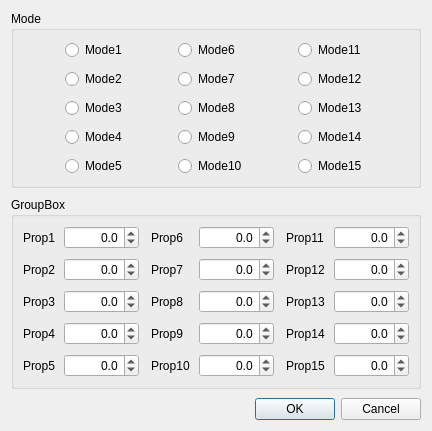
<?xml version="1.0" encoding="UTF-8"?>
<ui version="4.0">
 <class>QtUserStatDialog</class>
 <widget class="QDialog" name="QtUserStatDialog">
  <property name="geometry">
   <rect>
    <x>0</x>
    <y>0</y>
    <width>432</width>
    <height>414</height>
   </rect>
  </property>
  <property name="windowTitle">
   <string>Dialog</string>
  </property>
  <layout class="QGridLayout" name="gridLayout_3">
   <property name="verticalSpacing">
    <number>9</number>
   </property>
   <item row="2" column="0">
    <widget class="QDialogButtonBox" name="buttonBox">
     <property name="orientation">
      <enum>Qt::Horizontal</enum>
     </property>
     <property name="standardButtons">
      <set>QDialogButtonBox::Cancel|QDialogButtonBox::Ok</set>
     </property>
    </widget>
   </item>
   <item row="1" column="0">
    <widget class="QGroupBox" name="groupBox">
     <property name="title">
      <string>GroupBox</string>
     </property>
     <layout class="QGridLayout" name="gridLayout_2">
      <property name="spacing">
       <number>9</number>
      </property>
      <item row="0" column="4">
       <widget class="QDoubleSpinBox" name="doubleSpinBox_6">
        <property name="alignment">
         <set>Qt::AlignRight|Qt::AlignTrailing|Qt::AlignVCenter</set>
        </property>
        <property name="decimals">
         <number>1</number>
        </property>
        <property name="minimum">
         <double>-10000.000000000000000</double>
        </property>
        <property name="maximum">
         <double>10000.000000000000000</double>
        </property>
        <property name="singleStep">
         <double>10.000000000000000</double>
        </property>
        <property name="value">
         <double>0.000000000000000</double>
        </property>
       </widget>
      </item>
      <item row="0" column="0">
       <widget class="QLabel" name="label">
        <property name="text">
         <string>Prop1</string>
        </property>
       </widget>
      </item>
      <item row="0" column="7">
       <widget class="QDoubleSpinBox" name="doubleSpinBox_11">
        <property name="alignment">
         <set>Qt::AlignRight|Qt::AlignTrailing|Qt::AlignVCenter</set>
        </property>
        <property name="decimals">
         <number>1</number>
        </property>
        <property name="minimum">
         <double>-10000.000000000000000</double>
        </property>
        <property name="maximum">
         <double>10000.000000000000000</double>
        </property>
        <property name="singleStep">
         <double>10.000000000000000</double>
        </property>
        <property name="value">
         <double>0.000000000000000</double>
        </property>
       </widget>
      </item>
      <item row="1" column="0">
       <widget class="QLabel" name="label_2">
        <property name="text">
         <string>Prop2</string>
        </property>
       </widget>
      </item>
      <item row="0" column="6">
       <widget class="QLabel" name="label_11">
        <property name="text">
         <string>Prop11</string>
        </property>
       </widget>
      </item>
      <item row="1" column="1">
       <widget class="QDoubleSpinBox" name="doubleSpinBox_2">
        <property name="alignment">
         <set>Qt::AlignRight|Qt::AlignTrailing|Qt::AlignVCenter</set>
        </property>
        <property name="decimals">
         <number>1</number>
        </property>
        <property name="minimum">
         <double>-10000.000000000000000</double>
        </property>
        <property name="maximum">
         <double>10000.000000000000000</double>
        </property>
        <property name="singleStep">
         <double>10.000000000000000</double>
        </property>
        <property name="value">
         <double>0.000000000000000</double>
        </property>
       </widget>
      </item>
      <item row="0" column="1">
       <widget class="QDoubleSpinBox" name="doubleSpinBox_1">
        <property name="alignment">
         <set>Qt::AlignRight|Qt::AlignTrailing|Qt::AlignVCenter</set>
        </property>
        <property name="decimals">
         <number>1</number>
        </property>
        <property name="minimum">
         <double>-10000.000000000000000</double>
        </property>
        <property name="maximum">
         <double>10000.000000000000000</double>
        </property>
        <property name="singleStep">
         <double>10.000000000000000</double>
        </property>
        <property name="value">
         <double>0.000000000000000</double>
        </property>
       </widget>
      </item>
      <item row="0" column="3">
       <widget class="QLabel" name="label_6">
        <property name="text">
         <string>Prop6</string>
        </property>
       </widget>
      </item>
      <item row="2" column="4">
       <widget class="QDoubleSpinBox" name="doubleSpinBox_8">
        <property name="alignment">
         <set>Qt::AlignRight|Qt::AlignTrailing|Qt::AlignVCenter</set>
        </property>
        <property name="decimals">
         <number>1</number>
        </property>
        <property name="minimum">
         <double>-10000.000000000000000</double>
        </property>
        <property name="maximum">
         <double>10000.000000000000000</double>
        </property>
        <property name="singleStep">
         <double>10.000000000000000</double>
        </property>
        <property name="value">
         <double>0.000000000000000</double>
        </property>
       </widget>
      </item>
      <item row="1" column="3">
       <widget class="QLabel" name="label_7">
        <property name="text">
         <string>Prop7</string>
        </property>
       </widget>
      </item>
      <item row="1" column="4">
       <widget class="QDoubleSpinBox" name="doubleSpinBox_7">
        <property name="alignment">
         <set>Qt::AlignRight|Qt::AlignTrailing|Qt::AlignVCenter</set>
        </property>
        <property name="decimals">
         <number>1</number>
        </property>
        <property name="minimum">
         <double>-10000.000000000000000</double>
        </property>
        <property name="maximum">
         <double>10000.000000000000000</double>
        </property>
        <property name="singleStep">
         <double>10.000000000000000</double>
        </property>
        <property name="value">
         <double>0.000000000000000</double>
        </property>
       </widget>
      </item>
      <item row="2" column="6">
       <widget class="QLabel" name="label_13">
        <property name="text">
         <string>Prop13</string>
        </property>
       </widget>
      </item>
      <item row="2" column="0">
       <widget class="QLabel" name="label_3">
        <property name="text">
         <string>Prop3</string>
        </property>
       </widget>
      </item>
      <item row="1" column="7">
       <widget class="QDoubleSpinBox" name="doubleSpinBox_12">
        <property name="alignment">
         <set>Qt::AlignRight|Qt::AlignTrailing|Qt::AlignVCenter</set>
        </property>
        <property name="decimals">
         <number>1</number>
        </property>
        <property name="minimum">
         <double>-10000.000000000000000</double>
        </property>
        <property name="maximum">
         <double>10000.000000000000000</double>
        </property>
        <property name="singleStep">
         <double>10.000000000000000</double>
        </property>
        <property name="value">
         <double>0.000000000000000</double>
        </property>
       </widget>
      </item>
      <item row="2" column="1">
       <widget class="QDoubleSpinBox" name="doubleSpinBox_3">
        <property name="alignment">
         <set>Qt::AlignRight|Qt::AlignTrailing|Qt::AlignVCenter</set>
        </property>
        <property name="decimals">
         <number>1</number>
        </property>
        <property name="minimum">
         <double>-10000.000000000000000</double>
        </property>
        <property name="maximum">
         <double>10000.000000000000000</double>
        </property>
        <property name="singleStep">
         <double>10.000000000000000</double>
        </property>
        <property name="value">
         <double>0.000000000000000</double>
        </property>
       </widget>
      </item>
      <item row="1" column="6">
       <widget class="QLabel" name="label_12">
        <property name="text">
         <string>Prop12</string>
        </property>
       </widget>
      </item>
      <item row="2" column="3">
       <widget class="QLabel" name="label_8">
        <property name="text">
         <string>Prop8</string>
        </property>
       </widget>
      </item>
      <item row="2" column="7">
       <widget class="QDoubleSpinBox" name="doubleSpinBox_13">
        <property name="alignment">
         <set>Qt::AlignRight|Qt::AlignTrailing|Qt::AlignVCenter</set>
        </property>
        <property name="decimals">
         <number>1</number>
        </property>
        <property name="minimum">
         <double>-10000.000000000000000</double>
        </property>
        <property name="maximum">
         <double>10000.000000000000000</double>
        </property>
        <property name="singleStep">
         <double>10.000000000000000</double>
        </property>
        <property name="value">
         <double>0.000000000000000</double>
        </property>
       </widget>
      </item>
      <item row="3" column="0">
       <widget class="QLabel" name="label_4">
        <property name="text">
         <string>Prop4</string>
        </property>
       </widget>
      </item>
      <item row="3" column="1">
       <widget class="QDoubleSpinBox" name="doubleSpinBox_4">
        <property name="alignment">
         <set>Qt::AlignRight|Qt::AlignTrailing|Qt::AlignVCenter</set>
        </property>
        <property name="decimals">
         <number>1</number>
        </property>
        <property name="minimum">
         <double>-10000.000000000000000</double>
        </property>
        <property name="maximum">
         <double>10000.000000000000000</double>
        </property>
        <property name="singleStep">
         <double>10.000000000000000</double>
        </property>
        <property name="value">
         <double>0.000000000000000</double>
        </property>
       </widget>
      </item>
      <item row="3" column="3">
       <widget class="QLabel" name="label_9">
        <property name="text">
         <string>Prop9</string>
        </property>
       </widget>
      </item>
      <item row="3" column="4">
       <widget class="QDoubleSpinBox" name="doubleSpinBox_9">
        <property name="alignment">
         <set>Qt::AlignRight|Qt::AlignTrailing|Qt::AlignVCenter</set>
        </property>
        <property name="decimals">
         <number>1</number>
        </property>
        <property name="minimum">
         <double>-10000.000000000000000</double>
        </property>
        <property name="maximum">
         <double>10000.000000000000000</double>
        </property>
        <property name="singleStep">
         <double>10.000000000000000</double>
        </property>
        <property name="value">
         <double>0.000000000000000</double>
        </property>
       </widget>
      </item>
      <item row="3" column="6">
       <widget class="QLabel" name="label_14">
        <property name="text">
         <string>Prop14</string>
        </property>
       </widget>
      </item>
      <item row="3" column="7">
       <widget class="QDoubleSpinBox" name="doubleSpinBox_14">
        <property name="alignment">
         <set>Qt::AlignRight|Qt::AlignTrailing|Qt::AlignVCenter</set>
        </property>
        <property name="decimals">
         <number>1</number>
        </property>
        <property name="minimum">
         <double>-10000.000000000000000</double>
        </property>
        <property name="maximum">
         <double>10000.000000000000000</double>
        </property>
        <property name="singleStep">
         <double>10.000000000000000</double>
        </property>
        <property name="value">
         <double>0.000000000000000</double>
        </property>
       </widget>
      </item>
      <item row="4" column="0">
       <widget class="QLabel" name="label_5">
        <property name="text">
         <string>Prop5</string>
        </property>
       </widget>
      </item>
      <item row="4" column="1">
       <widget class="QDoubleSpinBox" name="doubleSpinBox_5">
        <property name="alignment">
         <set>Qt::AlignRight|Qt::AlignTrailing|Qt::AlignVCenter</set>
        </property>
        <property name="decimals">
         <number>1</number>
        </property>
        <property name="minimum">
         <double>-10000.000000000000000</double>
        </property>
        <property name="maximum">
         <double>10000.000000000000000</double>
        </property>
        <property name="singleStep">
         <double>10.000000000000000</double>
        </property>
        <property name="value">
         <double>0.000000000000000</double>
        </property>
       </widget>
      </item>
      <item row="4" column="3">
       <widget class="QLabel" name="label_10">
        <property name="text">
         <string>Prop10</string>
        </property>
       </widget>
      </item>
      <item row="4" column="4">
       <widget class="QDoubleSpinBox" name="doubleSpinBox_10">
        <property name="alignment">
         <set>Qt::AlignRight|Qt::AlignTrailing|Qt::AlignVCenter</set>
        </property>
        <property name="decimals">
         <number>1</number>
        </property>
        <property name="minimum">
         <double>-10000.000000000000000</double>
        </property>
        <property name="maximum">
         <double>10000.000000000000000</double>
        </property>
        <property name="singleStep">
         <double>10.000000000000000</double>
        </property>
        <property name="value">
         <double>0.000000000000000</double>
        </property>
       </widget>
      </item>
      <item row="4" column="6">
       <widget class="QLabel" name="label_15">
        <property name="text">
         <string>Prop15</string>
        </property>
       </widget>
      </item>
      <item row="4" column="7">
       <widget class="QDoubleSpinBox" name="doubleSpinBox_15">
        <property name="alignment">
         <set>Qt::AlignRight|Qt::AlignTrailing|Qt::AlignVCenter</set>
        </property>
        <property name="decimals">
         <number>1</number>
        </property>
        <property name="minimum">
         <double>-10000.000000000000000</double>
        </property>
        <property name="maximum">
         <double>10000.000000000000000</double>
        </property>
        <property name="singleStep">
         <double>10.000000000000000</double>
        </property>
        <property name="value">
         <double>0.000000000000000</double>
        </property>
       </widget>
      </item>
      <item row="0" column="2">
       <spacer name="horizontalSpacer">
        <property name="orientation">
         <enum>Qt::Horizontal</enum>
        </property>
        <property name="sizeHint" stdset="0">
         <size>
          <width>40</width>
          <height>20</height>
         </size>
        </property>
       </spacer>
      </item>
      <item row="0" column="5">
       <spacer name="horizontalSpacer_2">
        <property name="orientation">
         <enum>Qt::Horizontal</enum>
        </property>
        <property name="sizeHint" stdset="0">
         <size>
          <width>40</width>
          <height>20</height>
         </size>
        </property>
       </spacer>
      </item>
     </layout>
    </widget>
   </item>
   <item row="0" column="0">
    <widget class="QGroupBox" name="modeBox">
     <property name="title">
      <string>Mode</string>
     </property>
     <layout class="QGridLayout" name="gridLayout">
      <property name="spacing">
       <number>9</number>
      </property>
      <item row="0" column="6">
       <spacer name="horizontalSpacer_6">
        <property name="orientation">
         <enum>Qt::Horizontal</enum>
        </property>
        <property name="sizeHint" stdset="0">
         <size>
          <width>40</width>
          <height>20</height>
         </size>
        </property>
       </spacer>
      </item>
      <item row="0" column="8">
       <spacer name="horizontalSpacer_4">
        <property name="orientation">
         <enum>Qt::Horizontal</enum>
        </property>
        <property name="sizeHint" stdset="0">
         <size>
          <width>40</width>
          <height>20</height>
         </size>
        </property>
       </spacer>
      </item>
      <item row="0" column="3">
       <spacer name="horizontalSpacer_5">
        <property name="orientation">
         <enum>Qt::Horizontal</enum>
        </property>
        <property name="sizeHint" stdset="0">
         <size>
          <width>40</width>
          <height>20</height>
         </size>
        </property>
       </spacer>
      </item>
      <item row="4" column="2">
       <widget class="QRadioButton" name="mode4RadBtn">
        <property name="text">
         <string>Mode4</string>
        </property>
        <attribute name="buttonGroup">
         <string notr="true">buttonGroup</string>
        </attribute>
       </widget>
      </item>
      <item row="4" column="7">
       <widget class="QRadioButton" name="mode14RadBtn">
        <property name="text">
         <string>Mode14</string>
        </property>
        <attribute name="buttonGroup">
         <string notr="true">buttonGroup</string>
        </attribute>
       </widget>
      </item>
      <item row="4" column="4">
       <widget class="QRadioButton" name="mode9RadBtn">
        <property name="text">
         <string>Mode9</string>
        </property>
        <attribute name="buttonGroup">
         <string notr="true">buttonGroup</string>
        </attribute>
       </widget>
      </item>
      <item row="3" column="7">
       <widget class="QRadioButton" name="mode13RadBtn">
        <property name="text">
         <string>Mode13</string>
        </property>
        <attribute name="buttonGroup">
         <string notr="true">buttonGroup</string>
        </attribute>
       </widget>
      </item>
      <item row="0" column="2">
       <widget class="QRadioButton" name="mode1RadBtn">
        <property name="text">
         <string>Mode1</string>
        </property>
        <attribute name="buttonGroup">
         <string notr="true">buttonGroup</string>
        </attribute>
       </widget>
      </item>
      <item row="0" column="4">
       <widget class="QRadioButton" name="mode6RadBtn">
        <property name="text">
         <string>Mode6</string>
        </property>
        <attribute name="buttonGroup">
         <string notr="true">buttonGroup</string>
        </attribute>
       </widget>
      </item>
      <item row="5" column="2">
       <widget class="QRadioButton" name="mode5RadBtn">
        <property name="text">
         <string>Mode5</string>
        </property>
        <attribute name="buttonGroup">
         <string notr="true">buttonGroup</string>
        </attribute>
       </widget>
      </item>
      <item row="5" column="4">
       <widget class="QRadioButton" name="mode10RadBtn">
        <property name="text">
         <string>Mode10</string>
        </property>
        <attribute name="buttonGroup">
         <string notr="true">buttonGroup</string>
        </attribute>
       </widget>
      </item>
      <item row="2" column="4">
       <widget class="QRadioButton" name="mode7RadBtn">
        <property name="text">
         <string>Mode7</string>
        </property>
        <attribute name="buttonGroup">
         <string notr="true">buttonGroup</string>
        </attribute>
       </widget>
      </item>
      <item row="3" column="2">
       <widget class="QRadioButton" name="mode3RadBtn">
        <property name="text">
         <string>Mode3</string>
        </property>
        <attribute name="buttonGroup">
         <string notr="true">buttonGroup</string>
        </attribute>
       </widget>
      </item>
      <item row="0" column="7">
       <widget class="QRadioButton" name="mode11RadBtn">
        <property name="text">
         <string>Mode11</string>
        </property>
        <attribute name="buttonGroup">
         <string notr="true">buttonGroup</string>
        </attribute>
       </widget>
      </item>
      <item row="2" column="7">
       <widget class="QRadioButton" name="mode12RadBtn">
        <property name="text">
         <string>Mode12</string>
        </property>
        <attribute name="buttonGroup">
         <string notr="true">buttonGroup</string>
        </attribute>
       </widget>
      </item>
      <item row="2" column="2">
       <widget class="QRadioButton" name="mode2RadBtn">
        <property name="text">
         <string>Mode2</string>
        </property>
        <attribute name="buttonGroup">
         <string notr="true">buttonGroup</string>
        </attribute>
       </widget>
      </item>
      <item row="3" column="4">
       <widget class="QRadioButton" name="mode8RadBtn">
        <property name="text">
         <string>Mode8</string>
        </property>
        <attribute name="buttonGroup">
         <string notr="true">buttonGroup</string>
        </attribute>
       </widget>
      </item>
      <item row="5" column="7">
       <widget class="QRadioButton" name="mode15RadBtn">
        <property name="text">
         <string>Mode15</string>
        </property>
        <attribute name="buttonGroup">
         <string notr="true">buttonGroup</string>
        </attribute>
       </widget>
      </item>
      <item row="0" column="1">
       <spacer name="horizontalSpacer_3">
        <property name="orientation">
         <enum>Qt::Horizontal</enum>
        </property>
        <property name="sizeHint" stdset="0">
         <size>
          <width>40</width>
          <height>20</height>
         </size>
        </property>
       </spacer>
      </item>
     </layout>
    </widget>
   </item>
  </layout>
 </widget>
 <tabstops>
  <tabstop>mode1RadBtn</tabstop>
  <tabstop>mode2RadBtn</tabstop>
  <tabstop>mode3RadBtn</tabstop>
  <tabstop>mode4RadBtn</tabstop>
  <tabstop>mode5RadBtn</tabstop>
  <tabstop>mode6RadBtn</tabstop>
  <tabstop>mode7RadBtn</tabstop>
  <tabstop>mode8RadBtn</tabstop>
  <tabstop>mode9RadBtn</tabstop>
  <tabstop>mode10RadBtn</tabstop>
  <tabstop>mode11RadBtn</tabstop>
  <tabstop>mode12RadBtn</tabstop>
  <tabstop>mode13RadBtn</tabstop>
  <tabstop>mode14RadBtn</tabstop>
  <tabstop>mode15RadBtn</tabstop>
  <tabstop>doubleSpinBox_1</tabstop>
  <tabstop>doubleSpinBox_2</tabstop>
  <tabstop>doubleSpinBox_3</tabstop>
  <tabstop>doubleSpinBox_4</tabstop>
  <tabstop>doubleSpinBox_5</tabstop>
  <tabstop>doubleSpinBox_6</tabstop>
  <tabstop>doubleSpinBox_7</tabstop>
  <tabstop>doubleSpinBox_8</tabstop>
  <tabstop>doubleSpinBox_9</tabstop>
  <tabstop>doubleSpinBox_10</tabstop>
  <tabstop>doubleSpinBox_11</tabstop>
  <tabstop>doubleSpinBox_12</tabstop>
  <tabstop>doubleSpinBox_13</tabstop>
  <tabstop>doubleSpinBox_14</tabstop>
  <tabstop>doubleSpinBox_15</tabstop>
 </tabstops>
 <resources/>
 <connections>
  <connection>
   <sender>buttonBox</sender>
   <signal>accepted()</signal>
   <receiver>QtUserStatDialog</receiver>
   <slot>accept()</slot>
   <hints>
    <hint type="sourcelabel">
     <x>248</x>
     <y>254</y>
    </hint>
    <hint type="destinationlabel">
     <x>157</x>
     <y>274</y>
    </hint>
   </hints>
  </connection>
  <connection>
   <sender>buttonBox</sender>
   <signal>rejected()</signal>
   <receiver>QtUserStatDialog</receiver>
   <slot>reject()</slot>
   <hints>
    <hint type="sourcelabel">
     <x>316</x>
     <y>260</y>
    </hint>
    <hint type="destinationlabel">
     <x>286</x>
     <y>274</y>
    </hint>
   </hints>
  </connection>
 </connections>
 <buttongroups>
  <buttongroup name="buttonGroup"/>
 </buttongroups>
</ui>
